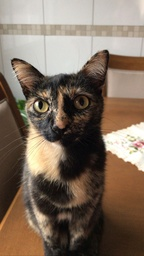
#> input picture algorithms/shiva.jpg, 144 x 256 px, shrunk from 900 x 1600 before the run
$ python Box.py
#> lines starting #> are read from the running program, lines starting #| are printed output that depends on the picture
import matplotlib.pyplot as plt
from PIL import Image

def box_filter(image, ksize):
    largura, altura = image.size
    saida = Image.new("L", (largura, altura))
    entrada = image.load()
    saidap = saida.load()
    offset = ksize // 2

    for y in range(altura):
        for x in range(largura):
            total = 0
            aux = 0
            for dy in range(-offset, offset + 1):
                for dx in range(-offset, offset + 1):
                    ix = max(0, min(largura - 1, x + dx))
                    iy = max(0, min(altura - 1, y + dy))
                    total += entrada[ix, iy]
                    aux += 1
            saidap[x, y] = total // aux

    return saida

image = Image.open('shiva.jpg').convert("L")
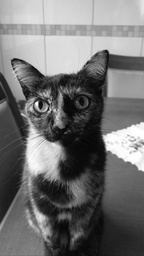
#> image: PIL image 144x256 L; min 2, max 255, mean 113.7

kernel_sizes = [2, 3, 5, 7]
imagens = [box_filter(image, k) for k in kernel_sizes]
#> in box_filter, `saida = Image.new("L", (largura, altura))`: saida: PIL image 144x256 L; every value is 0
#> imagens = 4 items

fig, resultados = plt.subplots(1, len(imagens) + 1, figsize=(15, 5))

resultados[0].imshow(image, cmap="gray")
resultados[0].set_title("Original")
resultados[0].axis("off")

for i, (img, k) in enumerate(zip(imagens, kernel_sizes), start=1):
    resultados[i].imshow(img, cmap="gray")
    resultados[i].set_title(f"Filtro {k}x{k}")
    resultados[i].axis("off")
#> this loop made 4 passes
#> k on passes 1 to 4: 2, 3, 5, 7

plt.tight_layout()
plt.show()
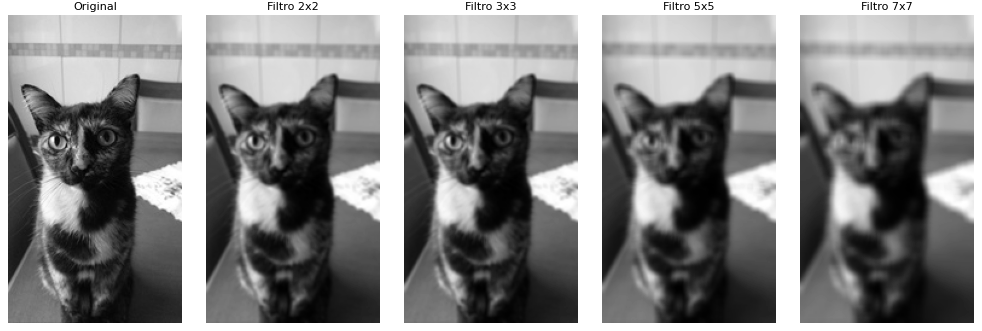
#> figure drawn by matplotlib, 5 panels
